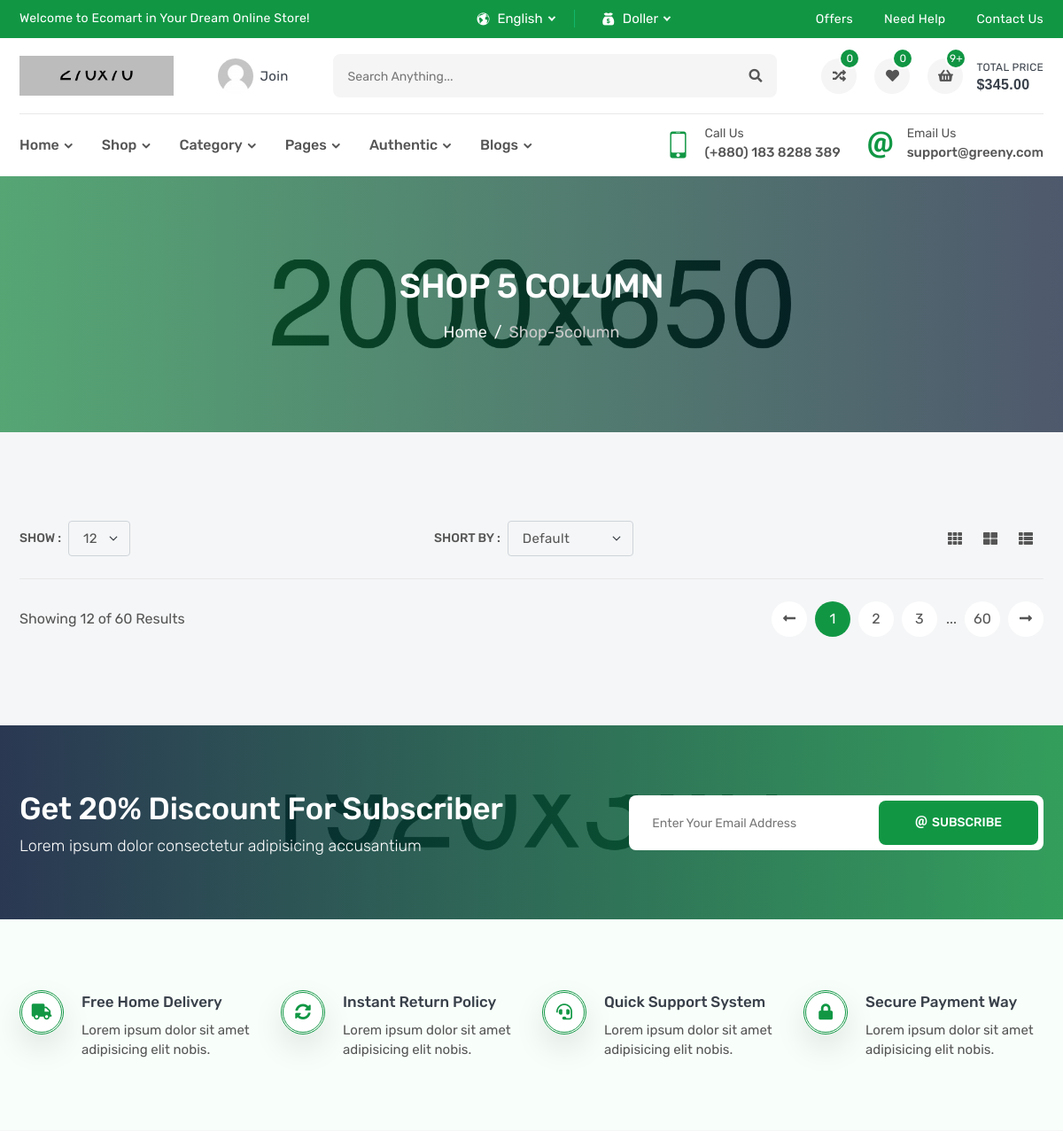
Before: /products/ (upper part) with the older database file.
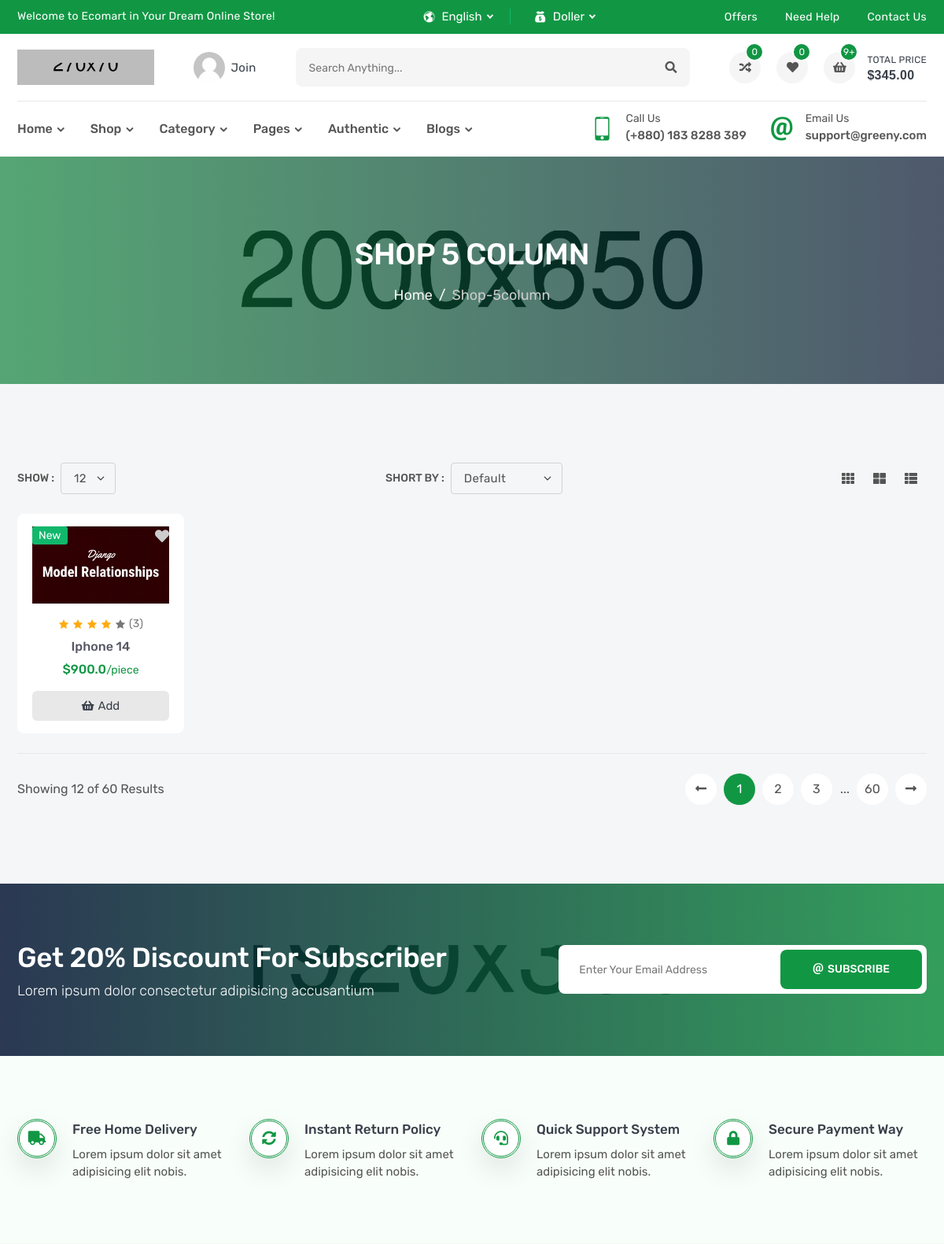
After: the same page with the newer database file.
### products/models.py (models this page shows, shortened)
class Product(models.Model):
    name=models.CharField(_('name'),max_length=120)
    description=models.TextField(_('description'), max_length=30000)
    sku=models.IntegerField(_('sku'))
    price=models.FloatField(_('price'))
    subtitle=models.TextField(_('subtitle'), max_length=600)
    brand=models.ForeignKey('brand', verbose_name=_('brand'),on_delete=models.CASCADE, related_name='product_brand')
    image=models.ImageField(_('image'), upload_to='products')
    flag=models.CharField(_('flag'), max_length=20, choices=FLAG_TYPES)
    tags=TaggableManager()
    slug=models.SlugField(null=True, blank=True)
    def __str__(self):
        return self.name

### products/views.py (the view)
# urls.py: path('',ProductList.as_view(), name='product_list'),
class ProductList(generic.ListView):
    model=Product

### products/templates/products/product_list.html (shortened to what this page needs)
{% extends 'base.html' %}
{% block body%}
        <section class="inner-section single-banner" style="background: url(images/single-banner.jpg) no-repeat center;">
            <div class="container">
                <h2>Shop 5 Column</h2>
                <ol class="breadcrumb">
                    <li class="breadcrumb-item"><a href="index.html">Home</a></li>
                    <li class="breadcrumb-item active" aria-current="page">shop-5column</li>
                </ol>
            </div>
        </section>
        <section class="inner-section shop-part">
            <div class="container">
                <div class="row">
                    <div class="col-lg-12">
                        <div class="top-filter">
                            <div class="filter-show">
                                <label class="filter-label">Show :</label>
                                <select class="form-select filter-select">
                                    <option value="1">12</option>
                                </select>
                            </div>
                            <div class="filter-short">
                                <label class="filter-label">Short by :</label>
                                <select class="form-select filter-select">
                                    <option selected>default</option>
                                </select>
                            </div>
                            <div class="filter-action">
                                <a href="shop-3column.html" title="Three Column"><i class="fas fa-th"></i></a>
                                <a href="shop-2column.html" title="Two Column"><i class="fas fa-th-large"></i></a>
                                <a href="shop-1column.html" title="One Column"><i class="fas fa-th-list"></i></a>
                            </div>
                        </div>
                    </div>
                </div>
                <div class="row row-cols-2 row-cols-md-3 row-cols-lg-3 row-cols-xl-5">
                    {% for product in object_list %}
                        <div class="col">
                            <div class="product-card">
                                <div class="product-media">
                                    <div class="product-label">
                                        <label class="label-text new">{{product.flag}}</label>
                                    </div>
                                    <button class="product-wish wish">
                                        <i class="fas fa-heart"></i>
                                    </button>
                                    <a class="product-image" href="{% url 'products:product_detail' product.slug %}">
                                        <img src="{{product.image.url}}" alt="product">
                                    </a>
                                </div>
                                <div class="product-content">
                                    <div class="product-rating">
                                        <i class="active icofont-star"></i>
                                        <i class="active icofont-star"></i>
                                        <i class="active icofont-star"></i>
                                        <i class="active icofont-star"></i>
                                        <i class="icofont-star"></i>
                                        <a href="product-video.html">(3)</a>
                                    </div>
                                    <h6 class="product-name">
                                        <a href="{% url 'products:product_detail' product.slug %}">{{product}}</a>
                                    </h6>
                                    <h6 class="product-price">
                                        <span>${{product.price}}<small>/piece</small></span>
                                    </h6>
                                    <button class="product-add" title="Add to Cart">
                                        <i class="fas fa-shopping-basket"></i>
                                        <span>add</span>
                                    </button>
                                </div>
                            </div>
                        </div>
                    {% endfor %}
                </div>
                <div class="row">
                    <div class="col-lg-12">
                        <div class="bottom-paginate">
                            <p class="page-info">Showing 12 of 60 Results</p>
                            <ul class="pagination">
                                <li class="page-item">
                                    <a class="page-link" href="#">
                                        <i class="fas fa-long-arrow-alt-left"></i>
                                    </a>
                                </li>
                                <li class="page-item"><a class="page-link active" href="#">1</a></li>
                                <li class="page-item"><a class="page-link" href="#">2</a></li>
                                <li class="page-item"><a class="page-link" href="#">3</a></li>
                                <li class="page-item">...</li>
                                <li class="page-item"><a class="page-link" href="#">60</a></li>
                                <li class="page-item">
                                    <a class="page-link" href="#">
                                        <i class="fas fa-long-arrow-alt-right"></i>
                                    </a>
                                </li>
                            </ul>
                        </div>
                    </div>
                </div>
            </div>
        </section>
{% endblock body %}

### templates/base.html (shortened to what this page needs)
{% load static %}
<!DOCTYPE html>
<html lang="en">
    <head>
        <link rel="stylesheet" href="{% static 'ltr/fonts/flaticon/flaticon.css' %}">
        <link rel="stylesheet" href="{% static 'ltr/fonts/icofont/icofont.min.css' %}">
        <link rel="stylesheet" href="{% static 'ltr/fonts/fontawesome/fontawesome.min.css' %}">
        <link rel="stylesheet" href="{% static 'ltr/vendor/venobox/venobox.min.css'%}">
        <link rel="stylesheet" href="{% static 'ltr/vendor/slickslider/slick.min.css'%}">
        <link rel="stylesheet" href="{% static 'ltr/vendor/niceselect/nice-select.min.css'%}">
        <link rel="stylesheet" href="{% static 'ltr/vendor/bootstrap/bootstrap.min.css'%}">
        <link rel="stylesheet" href="{% static 'ltr/css/main.css'%}">
        {% block css %}
            <link rel="stylesheet" href="{% static 'ltr/css/index.css'%}">
        {% endblock css %}
    </head>
    <body>
        <div class="header-top">
            <div class="container">
                <div class="row">
                    <div class="col-md-12 col-lg-5">
                        <div class="header-top-welcome">
                            <p>Welcome to Ecomart in Your Dream Online Store!</p>
                        </div>
                    </div>
                    <div class="col-md-5 col-lg-3">
                        <div class="header-top-select">
                            <div class="header-select">
                                <i class="icofont-world"></i>
                            </div>
                            <div class="header-select">
                                <i class="icofont-money"></i>
                            </div>
                        </div>
                    </div>
                    <div class="col-md-7 col-lg-4">
                        <ul class="header-top-list">
                            <li><a href="offer.html">offers</a></li>
                            <li><a href="faq.html">need help</a></li>
                            <li><a href="contact.html">contact us</a></li>
                        </ul>
                    </div>
                </div>
            </div>
        </div>
        <header class="header-part">
            <div class="container">
                <div class="header-content">
                    <a href="index.html" class="header-logo">
                        <img src="images/logo.png" alt="logo">
                    </a>
                    <a href="login.html" class="header-widget" title="My Account">
                        <img src="images/user.png" alt="user">
                        <span>join</span>
                    </a>
                    <form class="header-form">
                        <input type="text" placeholder="Search anything...">
                        <button><i class="fas fa-search"></i></button>
                    </form>
                    <div class="header-widget-group">
                        <a href="compare.html" class="header-widget" title="Compare List">
                            <i class="fas fa-random"></i>
                            <sup>0</sup>
                        </a>
                        <a href="wishlist.html" class="header-widget" title="Wishlist">
                            <i class="fas fa-heart"></i>
                            <sup>0</sup>
                        </a>
                        <button class="header-widget header-cart" title="Cartlist">
                            <i class="fas fa-shopping-basket"></i>
                            <sup>9+</sup>
                            <span>total price<small>$345.00</small></span>
                        </button>
                    </div>
                </div>
            </div>
        </header>
        <nav class="navbar-part">
            <div class="container">
                <div class="row">
                    <div class="col-lg-12">
                        <div class="navbar-content">
                            <ul class="navbar-list">
                                <li class="navbar-item dropdown">
                                    <a class="navbar-link dropdown-arrow" href="#">home</a>
                                </li>
                                <li class="navbar-item dropdown-megamenu">
                                    <a class="navbar-link dropdown-arrow" href="#">shop</a>
                                </li>
                                <li class="navbar-item dropdown-megamenu">
                                    <a class="navbar-link dropdown-arrow" href="#">category</a>
                                </li>
                                <li class="navbar-item dropdown">
                                    <a class="navbar-link dropdown-arrow" href="#">pages</a>
                                </li>
                                <li class="navbar-item dropdown">
                                    <a class="navbar-link dropdown-arrow" href="#">authentic</a>
                                </li>
                                <li class="navbar-item dropdown">
                                    <a class="navbar-link dropdown-arrow" href="#">blogs</a>
                                </li>
                            </ul>
                            <div class="navbar-info-group">
                                <div class="navbar-info">
                                    <i class="icofont-ui-touch-phone"></i>
                                    <p>
                                        <small>call us</small>
                                        <span>(+880) 183 8288 389</span>
                                    </p>
                                </div>
                                <div class="navbar-info">
                                    <i class="icofont-ui-email"></i>
                                    <p>
                                        <small>email us</small>
                                        <span>support@greeny.com</span>
                                    </p>
                                </div>
                            </div>
                        </div>
                    </div>
                </div>
            </div>
        </nav>
        {% block body%}
        {% endblock body %}
        <section class="news-part" style="background: url(images/newsletter.jpg) no-repeat center;">
            <div class="container">
                <div class="row align-items-center">
                    <div class="col-md-5 col-lg-6 col-xl-7">
                        <div class="news-text">
                            <h2>Get 20% Discount for Subscriber</h2>
                            <p>Lorem ipsum dolor consectetur adipisicing accusantium</p>
                        </div>
                    </div>
                    <div class="col-md-7 col-lg-6 col-xl-5">
                        <form class="news-form">
                            <input type="text" placeholder="Enter Your Email Address">
                            <button><span><i class="icofont-ui-email"></i>Subscribe</span></button>
                        </form>
                    </div>
                </div>
            </div>
        </section>
        <section class="intro-part">
            <div class="container">
                <div class="row intro-content">
                    <div class="col-sm-6 col-lg-3">
                        <div class="intro-wrap">
                            <div class="intro-icon">
                                <i class="fas fa-truck"></i>
                            </div>
                            <div class="intro-content">
                                <h5>free home delivery</h5>
                                <p>Lorem ipsum dolor sit amet adipisicing elit nobis.</p>
                            </div>
                        </div>
                    </div>
                    <div class="col-sm-6 col-lg-3">
                        <div class="intro-wrap">
                            <div class="intro-icon">
                                <i class="fas fa-sync-alt"></i>
                            </div>
                            <div class="intro-content">
                                <h5>instant return policy</h5>
                                <p>Lorem ipsum dolor sit amet adipisicing elit nobis.</p>
                            </div>
                        </div>
                    </div>
                    <div class="col-sm-6 col-lg-3">
                        <div class="intro-wrap">
                            <div class="intro-icon">
                                <i class="fas fa-headset"></i>
                            </div>
                            <div class="intro-content">
                                <h5>quick support system</h5>
                                <p>Lorem ipsum dolor sit amet adipisicing elit nobis.</p>
                            </div>
                        </div>
                    </div>
                    <div class="col-sm-6 col-lg-3">
                        <div class="intro-wrap">
                            <div class="intro-icon">
                                <i class="fas fa-lock"></i>
                            </div>
                            <div class="intro-content">
                                <h5>secure payment way</h5>
                                <p>Lorem ipsum dolor sit amet adipisicing elit nobis.</p>
                            </div>
                        </div>
                    </div>
                </div>
            </div>
        </section>
    </body>
</html>

Changed rows visible on the page:
added Product: flag "New", image (picture), name "Iphone 14", price "900.0"
